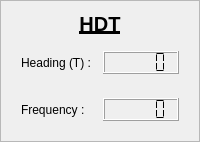
        <widget class="QFrame" name="verticalFrame_hdt">
         <property name="frameShape">
          <enum>QFrame::Shape::StyledPanel</enum>
         </property>
         <layout class="QVBoxLayout" name="verticalLayout_18">
          <item>
           <widget class="QLabel" name="label_72">
            <property name="sizePolicy">
             <sizepolicy hsizetype="Preferred" vsizetype="Maximum">
              <horstretch>0</horstretch>
              <verstretch>0</verstretch>
             </sizepolicy>
            </property>
            <property name="font">
             <font>
              <pointsize>15</pointsize>
              <bold>true</bold>
              <underline>true</underline>
             </font>
            </property>
            <property name="text">
             <string notr="true">HDT</string>
            </property>
            <property name="alignment">
             <set>Qt::AlignmentFlag::AlignCenter</set>
            </property>
           </widget>
          </item>
          <item>
           <layout class="QHBoxLayout" name="horizontalLayout_59">
            <property name="leftMargin">
             <number>9</number>
            </property>
            <property name="topMargin">
             <number>9</number>
            </property>
            <property name="rightMargin">
             <number>9</number>
            </property>
            <property name="bottomMargin">
             <number>9</number>
            </property>
            <item>
             <widget class="QLabel" name="label_75">
              <property name="text">
               <string>Heading (T) : </string>
              </property>
             </widget>
            </item>
            <item>
             <widget class="QLCDNumber" name="lcdNumber_heading_hdt">
              <property name="sizePolicy">
               <sizepolicy hsizetype="Minimum" vsizetype="Maximum">
                <horstretch>0</horstretch>
                <verstretch>0</verstretch>
               </sizepolicy>
              </property>
              <property name="digitCount">
               <number>5</number>
              </property>
              <property name="segmentStyle">
               <enum>QLCDNumber::SegmentStyle::Flat</enum>
              </property>
             </widget>
            </item>
           </layout>
          </item>
          <item>
           <layout class="QHBoxLayout" name="horizontalLayout_68">
            <property name="leftMargin">
             <number>9</number>
            </property>
            <property name="topMargin">
             <number>9</number>
            </property>
            <property name="rightMargin">
             <number>9</number>
            </property>
            <property name="bottomMargin">
             <number>9</number>
            </property>
            <item>
             <widget class="QLabel" name="label_86">
              <property name="text">
               <string>Frequency :</string>
              </property>
             </widget>
            </item>
            <item>
             <widget class="QLCDNumber" name="lcdNumber_frequency_hdt">
              <property name="sizePolicy">
               <sizepolicy hsizetype="Minimum" vsizetype="Maximum">
                <horstretch>0</horstretch>
                <verstretch>0</verstretch>
               </sizepolicy>
              </property>
              <property name="segmentStyle">
               <enum>QLCDNumber::SegmentStyle::Flat</enum>
              </property>
             </widget>
            </item>
           </layout>
          </item>
         </layout>
        </widget>
